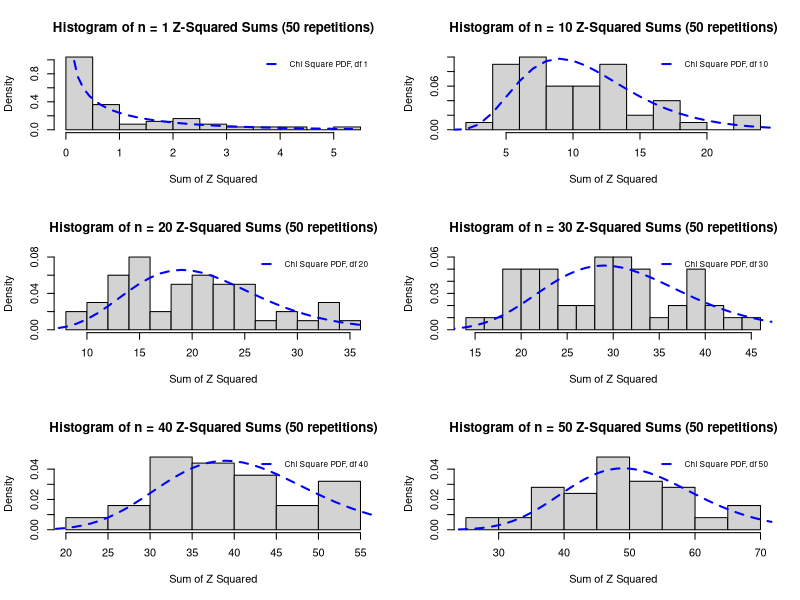
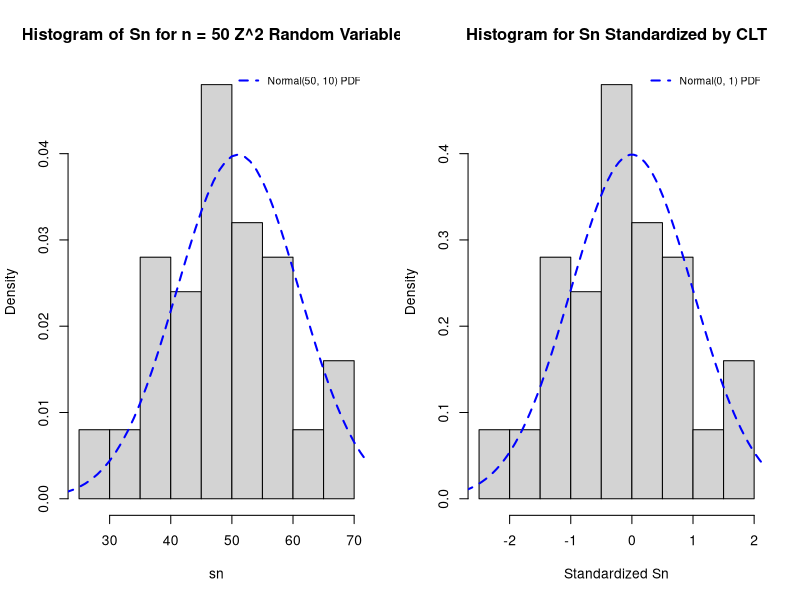
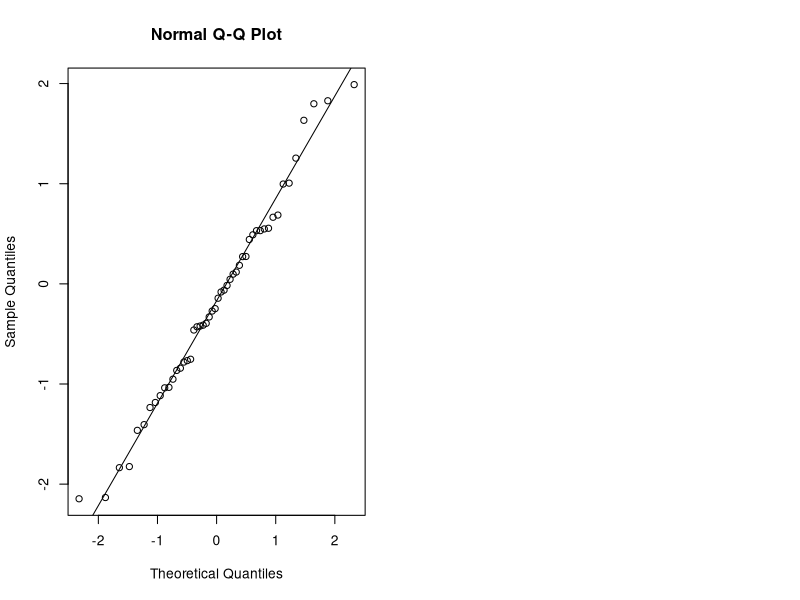

Write the R code that produced these figures, in order.
## ---- chunk 1
# Create 50x50 matrix "z_sqs" 
# let each column be a random variable Z^2(1), Z^2(2),... Z^2(50)
# with each row containing a z^2 value generated from rnorm, n = 50.

set.seed(777)

z_sqs <- matrix(nrow = 50, ncol = 50)

for(i in 1:50){
  z_sqs[,i] <- rnorm(n = 50, mean = 0, sd = 1)^2 
}

## ---- chunk 2
layout(matrix(c(1, 2, 3, 4, 5, 6), nrow=3, ncol=2, byrow=TRUE), widths = c(10,10)) 

xz = "Sum of Z Squared"

#hist df 1
hist((z_sqs[,1]), breaks = 10, prob = T, main = "Histogram of n = 1 Z-Squared Sums (50 repetitions)", xlab = xz)
x <- seq(min(z_sqs[,1]),max(z_sqs[,1]), length = 50)
y <- dchisq(x, df = 1)
lines(x,y, col = "blue", lwd = 2, lty = "dashed")
legend(x = "topright",          # Position
       legend = "Chi Square PDF, df 1",  # Legend texts
       lty = 2,           # Line types
       col = "blue",            # Line colors
       lwd = 2,
       cex = .75,
       bty="n")

#hist of df 10
hist(rowSums(z_sqs[,1:10]), breaks = 10, prob = T,main = "Histogram of n = 10 Z-Squared Sums (50 repetitions)", xlab = xz)
lines(dchisq(0:35, 10), col = "blue", lwd = 2, lty = "dashed")
legend(x = "topright",          # Position
       legend = "Chi Square PDF, df 10",  # Legend texts
       lty = 2,           # Line types
       col = "blue",            # Line colors
       lwd = 2,
       cex = .75,
       bty="n")

#hist df 20
hist(rowSums(z_sqs[,1:20]), breaks = 10, prob = T,main = "Histogram of n = 20 Z-Squared Sums (50 repetitions)", xlab = xz)
lines(dchisq(0:35, 20), col = "blue", lwd = 2, lty = "dashed")
legend(x = "topright",          # Position
       legend = "Chi Square PDF, df 20",  # Legend texts
       lty = 2,           # Line types
       col = "blue",            # Line colors
       lwd = 2,
       cex = .75,
       bty="n")

#hist df 30
hist(rowSums(z_sqs[,1:30]), ylim = c(0, 0.06), breaks = 12,prob = T,
     main = "Histogram of n = 30 Z-Squared Sums (50 repetitions)", xlab = xz)
lines(dchisq(0:50, 30), col = "blue", lwd = 2, lty = "dashed")
legend(x = "topright",          # Position
       legend = "Chi Square PDF, df 30",  # Legend texts
       lty = 2,           # Line types
       col = "blue",            # Line colors
       lwd = 2,
       cex = .75,
       bty="n")

#hist df 40
hist(rowSums(z_sqs[,1:40]), breaks = 12, prob = T,main = "Histogram of n = 40 Z-Squared Sums (50 repetitions)", xlab = xz)
lines(dchisq(0:60, 40),col = "blue", lwd = 2, lty = "dashed")
legend(x = "topright",          # Position
       legend = "Chi Square PDF, df 40",  # Legend texts
       lty = 2,           # Line types
       col = "blue",            # Line colors
       lwd = 2,
       cex = .75,
       bty="n")

#hist df 50
hist(rowSums(z_sqs[,1:50]), breaks = 14, prob = T,main = "Histogram of n = 50 Z-Squared Sums (50 repetitions)", xlab = xz)
lines(dchisq(0:80, 50), col = "blue", lwd = 2, lty = "dashed")
legend(x = "topright",          # Position
       legend = "Chi Square PDF, df 50",  # Legend texts
       lty = 2,           # Line types
       col = "blue",            # Line colors
       lwd = 2,
       cex = .75,
       bty="n")

  



## ---- chunk 3

# from page 9 in course notes.
# let Sn = the sum of n = 50 iid random variables
# each with mean = 1, variance = 2.
# then by Central Limit Theorem
# sn- * (n *u ) / sd * sqrt(n)
# should be aprroximately distributed as N(0,1) if n is large.


#let sn be the sum of random variables Z^2(1)...Z^2(50), each ~ ChiSquare(df = 1).
# we have 50 repetitions

sn <- rowSums(z_sqs)

# standardizing to ~N(0,1) using Central Limit Theorem
z2_std <- 0
for(i in 1:50){
  z2_std[i] <- (sn[i]-50)/sqrt(2*50)
}

#plot histograms

layout(matrix(c(1, 2), nrow=2, ncol=2, byrow=TRUE), widths = c(10,10)) 
hist(sn, main = "Histogram of Sn for n = 50 Z^2 Random Variables",  prob = T)
lines(dnorm(0:100, mean = 50, sd = 10), col = "blue", lwd = 2, lty = "dashed")
legend(x = "topright",          # Position
       legend = "Normal(50, 10) PDF",  # Legend texts
       lty = 2,           # Line types
       col = "blue",            # Line colors
       lwd = 2,
       cex = .75,
       bty="n")

hist(z2_std, main ="Histogram for Sn Standardized by CLT", prob = T, xlab = "Standardized Sn")
lines(x=seq(-3,3, length=100), y = dnorm(x=seq(-3,3, length=100), mean = 0, sd = 1), col = "blue", lwd = 2, lty = "dashed")
legend(x = "topright",          # Position
       legend = "Normal(0, 1) PDF",  # Legend texts
       lty = 2,           # Line types
       col = "blue",            # Line colors
       lwd = 2,
       cex = .75,
       bty="n")

qqnorm(z2_std) #plot qqnorm
qqline(z2_std)

#means and sds

mean(sn) #mean of Sn, expect 50 
sd(sn)^2 #variance of Sn, expected (2 * 50)
mean(z2_std) #mean of Sn standardized by CLT (expected 0) 
sd(z2_std)^2 #variance of Sn standardized by CLT (expected 1)


